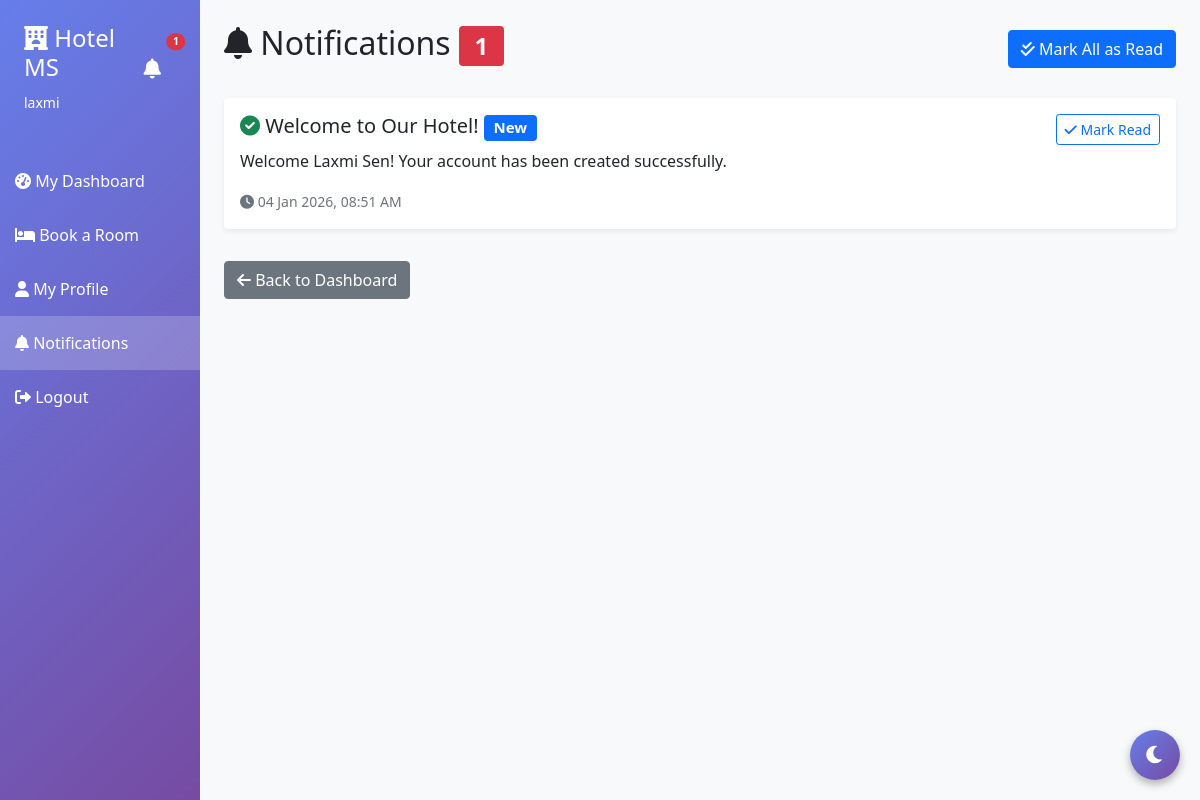
The page /notifications (signed in) on the database its author committed.
### server.py (models this page shows)
class User(UserMixin, db.Model):
    id = db.Column(db.Integer, primary_key=True)
    username = db.Column(db.String(80), unique=True, nullable=False)
    password = db.Column(db.String(200), nullable=False)
    role = db.Column(db.String(20), default='staff')
    guest_id = db.Column(db.Integer, db.ForeignKey('guest.id'), nullable=True)

class Notification(db.Model):
    id = db.Column(db.Integer, primary_key=True)
    user_id = db.Column(db.Integer, db.ForeignKey('user.id'), nullable=False)
    title = db.Column(db.String(200), nullable=False)
    message = db.Column(db.Text, nullable=False)
    type = db.Column(db.String(50), default='info')  # info, success, warning, danger
    is_read = db.Column(db.Boolean, default=False)
    created_at = db.Column(db.DateTime, default=datetime.utcnow)
    user = db.relationship('User', backref='notifications')

### server.py (the view)
@app.route('/notifications')
@login_required
def notifications():
    user_notifications = Notification.query.filter_by(user_id=current_user.id).order_by(Notification.created_at.desc()).all()
    unread_count = Notification.query.filter_by(user_id=current_user.id, is_read=False).count()
    return render_template('notifications.html', notifications=user_notifications, unread_count=unread_count)

### server.py (called while the page is built)
@login_manager.user_loader
def load_user(user_id):
    return User.query.get(int(user_id))

### templates/notifications.html
{% extends "base.html" %}
{% block content %}
<div class="d-flex justify-content-between align-items-center mb-4">
    <h2><i class="fas fa-bell"></i> Notifications
        {% if unread_count > 0 %}
        <span class="badge bg-danger">{{ unread_count }}</span>
        {% endif %}
    </h2>
    {% if unread_count > 0 %}
    <a href="{{ url_for('mark_all_notifications_read') }}" class="btn btn-primary">
        <i class="fas fa-check-double"></i> Mark All as Read
    </a>
    {% endif %}
</div>
{% if notifications %}
<div class="row">
    {% for notification in notifications %}
    <div class="col-md-12 mb-3">
        <div class="card {% if not notification.is_read %}border-primary{% endif %}">
            <div class="card-body">
                <div class="d-flex justify-content-between align-items-start">
                    <div class="flex-grow-1">
                        <h5 class="card-title">
                            {% if notification.type == 'success' %}
                            <i class="fas fa-check-circle text-success"></i>
                            {% elif notification.type == 'warning' %}
                            <i class="fas fa-exclamation-triangle text-warning"></i>
                            {% elif notification.type == 'danger' %}
                            <i class="fas fa-times-circle text-danger"></i>
                            {% else %}
                            <i class="fas fa-info-circle text-info"></i>
                            {% endif %}
                            {{ notification.title }}
                            {% if not notification.is_read %}
                            <span class="badge bg-primary">New</span>
                            {% endif %}
                        </h5>
                        <p class="card-text">{{ notification.message }}</p>
                        <small class="text-muted">
                            <i class="fas fa-clock"></i> {{ notification.created_at.strftime('%d %b %Y, %I:%M %p') }}
                        </small>
                    </div>
                    <div>
                        {% if not notification.is_read %}
                        <a href="{{ url_for('mark_notification_read', notification_id=notification.id) }}"
                           class="btn btn-sm btn-outline-primary">
                            <i class="fas fa-check"></i> Mark Read
                        </a>
                        {% else %}
                        <span class="badge bg-success">Read</span>
                        {% endif %}
                    </div>
                </div>
            </div>
        </div>
    </div>
    {% endfor %}
</div>
{% else %}
<div class="alert alert-info text-center">
    <i class="fas fa-inbox fa-3x mb-3 d-block"></i>
    <p class="mb-0">No notifications yet</p>
</div>
{% endif %}
<div class="mt-3">
    <a href="{{ url_for('guest_dashboard') if current_user.role == 'guest' else url_for('dashboard') }}"
       class="btn btn-secondary">
        <i class="fas fa-arrow-left"></i> Back to Dashboard
    </a>
</div>
{% endblock %}

### templates/base.html (shortened to what this page needs)
<!DOCTYPE html>
<html lang="en">
<head>
    <link href="https://cdn.jsdelivr.net/npm/bootstrap@5.1.3/dist/css/bootstrap.min.css" rel="stylesheet">
    <link rel="stylesheet" href="https://cdnjs.cloudflare.com/ajax/libs/font-awesome/6.0.0/css/all.min.css">
</head>
<body>
    {% if current_user.is_authenticated %}
    <div class="container-fluid">
        <div class="row">
            <div class="col-md-2 sidebar p-0">
                <div class="p-4 text-white">
                    <div class="d-flex justify-content-between align-items-center mb-3">
                        <div>
                            <h4><i class="fas fa-hotel"></i> Hotel MS</h4>
                            <small>{{ current_user.username }}</small>
                        </div>
                        <div>
                            <a href="{{ url_for('notifications') }}" class="text-white position-relative"
                                title="Notifications">
                                <i class="fas fa-bell fa-lg"></i>
                                <span
                                    class="position-absolute top-0 start-100 translate-middle badge rounded-pill bg-danger"
                                    id="notificationBadge" style="font-size: 0.65rem; display: none;">
                                </span>
                            </a>
                        </div>
                    </div>
                </div>
                <nav>
                    {% if current_user.role == 'guest' %}
                    <a href="{{ url_for('guest_dashboard') }}"
                        class="{% if request.endpoint == 'guest_dashboard' %}active{% endif %}">
                        <i class="fas fa-tachometer-alt"></i> My Dashboard
                    </a>
                    <a href="{{ url_for('guest_book_room') }}"
                        class="{% if request.endpoint == 'guest_book_room' %}active{% endif %}">
                        <i class="fas fa-bed"></i> Book a Room
                    </a>
                    <a href="{{ url_for('profile') }}" class="{% if request.endpoint == 'profile' %}active{% endif %}">
                        <i class="fas fa-user"></i> My Profile
                    </a>
                    <a href="{{ url_for('notifications') }}"
                        class="{% if request.endpoint == 'notifications' %}active{% endif %}">
                        <i class="fas fa-bell"></i> Notifications
                    </a>
                    <a href="{{ url_for('logout') }}">
                        <i class="fas fa-sign-out-alt"></i> Logout
                    </a>
                    {% endif %}
                </nav>
            </div>
            <div class="col-md-10 p-4">
                {% block content %}{% endblock %}
            </div>
        </div>
    </div>
    {% else %}
    {% block login_content %}{% endblock %}
    {% endif %}
    <button class="dark-mode-toggle" onclick="toggleDarkMode()" title="Toggle Dark Mode">
        <i class="fas fa-moon" id="darkModeIcon"></i>
    </button>
</body>
</html>

### templates/base.html (style rules this page uses)
body { background-color: #f8f9fa; transition: all 0.3s; }
.sidebar { min-height: 100vh; background: linear-gradient(135deg, #667eea 0%, #764ba2 100%); }
.sidebar a { color: white; text-decoration: none; padding: 15px; display: block; transition: 0.3s; }
.sidebar a.active { background-color: rgba(255, 255, 255, 0.2); }
.card { box-shadow: 0 0.125rem 0.25rem rgba(0, 0, 0, 0.075); border: none; transition: all 0.3s; }
.dark-mode-toggle { position: fixed; bottom: 20px; right: 20px; width: 50px; height: 50px; border-radius: 50%; background: linear-gradient(135deg, #667eea 0%, #764ba2 100%); border: none; color: white; font-size: 20px; cursor: pointer; box-shadow: 0 4px 8px rgba(0, 0, 0, 0.3); z-index: 1000; transition: all 0.3s; }

### rows shown on the page
User: username "laxmi"
Notification: type "success" (drawn), title "Welcome to Our Hotel!", is_read "New", message "Welcome Laxmi Sen! Your account has been created successfully.", created_at "04 Jan 2026, 08:51 AM"

### other values the page prints
{{ unread_count }} "1"
